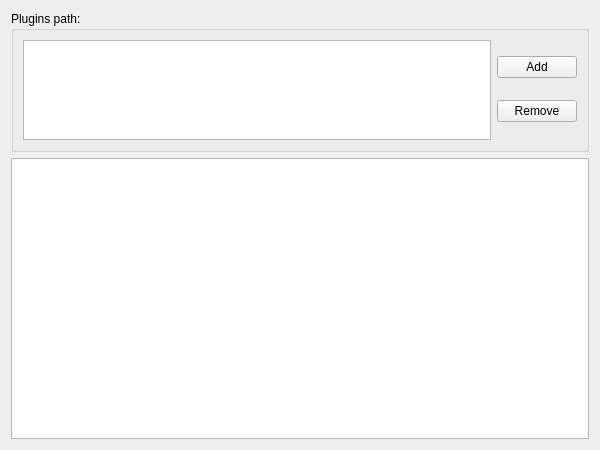
<?xml version="1.0" encoding="UTF-8"?>
<ui version="4.0">
 <class>CFrmManagePluginsUI</class>
 <widget class="QWidget" name="CFrmManagePluginsUI">
  <property name="geometry">
   <rect>
    <x>0</x>
    <y>0</y>
    <width>600</width>
    <height>450</height>
   </rect>
  </property>
  <property name="windowTitle">
   <string>Form</string>
  </property>
  <layout class="QGridLayout" name="gridLayout">
   <item row="0" column="0">
    <widget class="QGroupBox" name="groupBox">
     <property name="sizePolicy">
      <sizepolicy hsizetype="Preferred" vsizetype="Preferred">
       <horstretch>0</horstretch>
       <verstretch>1</verstretch>
      </sizepolicy>
     </property>
     <property name="title">
      <string>Plugins path:</string>
     </property>
     <layout class="QGridLayout" name="gridLayout_2">
      <item row="0" column="0">
       <widget class="QListView" name="lvPluginsPath">
        <property name="sizePolicy">
         <sizepolicy hsizetype="Expanding" vsizetype="Expanding">
          <horstretch>0</horstretch>
          <verstretch>1</verstretch>
         </sizepolicy>
        </property>
        <property name="contextMenuPolicy">
         <enum>Qt::ContextMenuPolicy::CustomContextMenu</enum>
        </property>
        <property name="editTriggers">
         <set>QAbstractItemView::EditTrigger::NoEditTriggers</set>
        </property>
       </widget>
      </item>
      <item row="0" column="1">
       <layout class="QVBoxLayout" name="verticalLayout">
        <item>
         <widget class="QPushButton" name="pbAdd">
          <property name="text">
           <string>Add</string>
          </property>
         </widget>
        </item>
        <item>
         <widget class="QPushButton" name="pbRemove">
          <property name="text">
           <string>Remove</string>
          </property>
         </widget>
        </item>
       </layout>
      </item>
     </layout>
    </widget>
   </item>
   <item row="1" column="0">
    <widget class="QTableView" name="tvFilter">
     <property name="sizePolicy">
      <sizepolicy hsizetype="Expanding" vsizetype="Expanding">
       <horstretch>0</horstretch>
       <verstretch>2</verstretch>
      </sizepolicy>
     </property>
    </widget>
   </item>
  </layout>
 </widget>
 <resources/>
 <connections/>
</ui>
